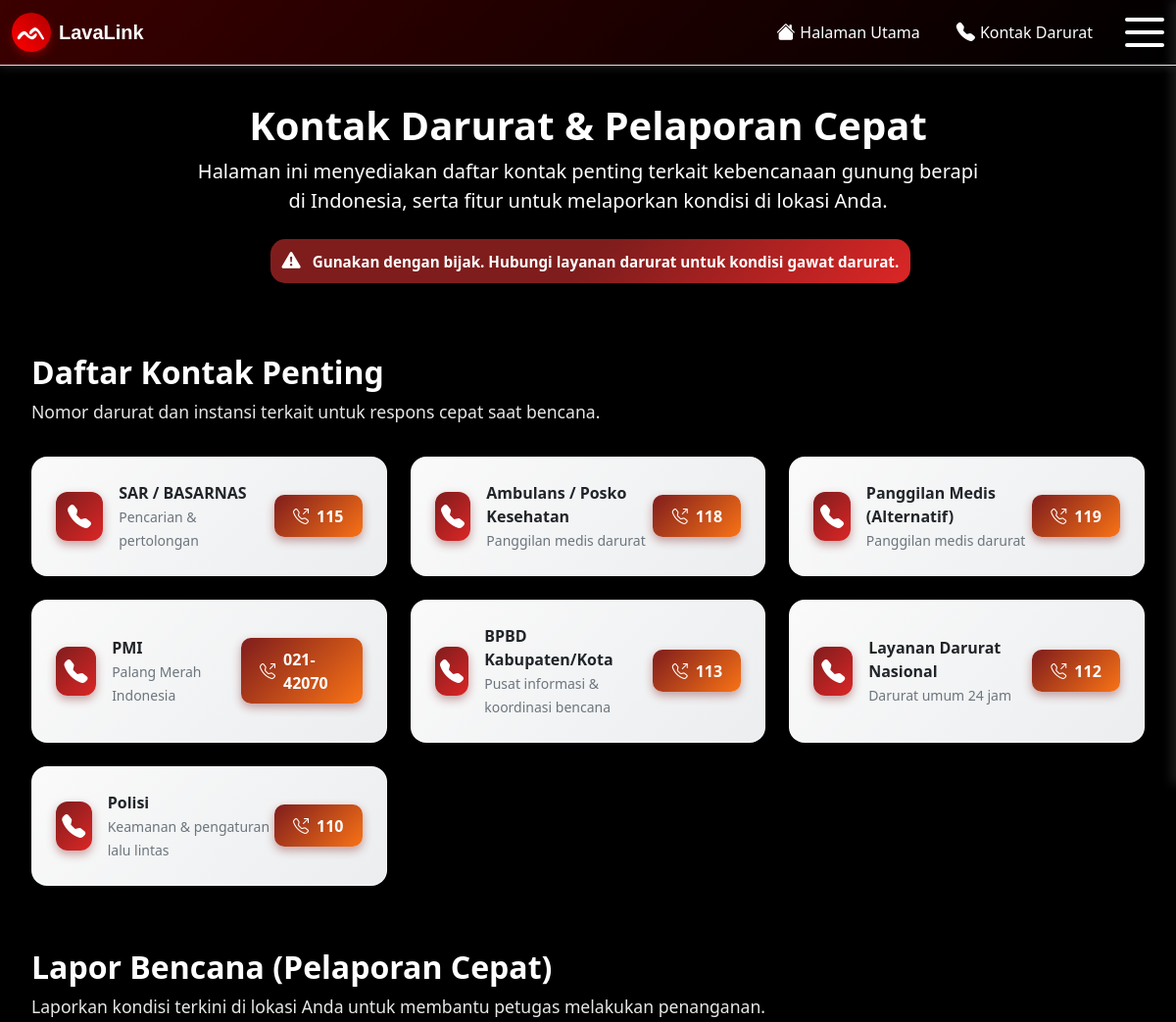
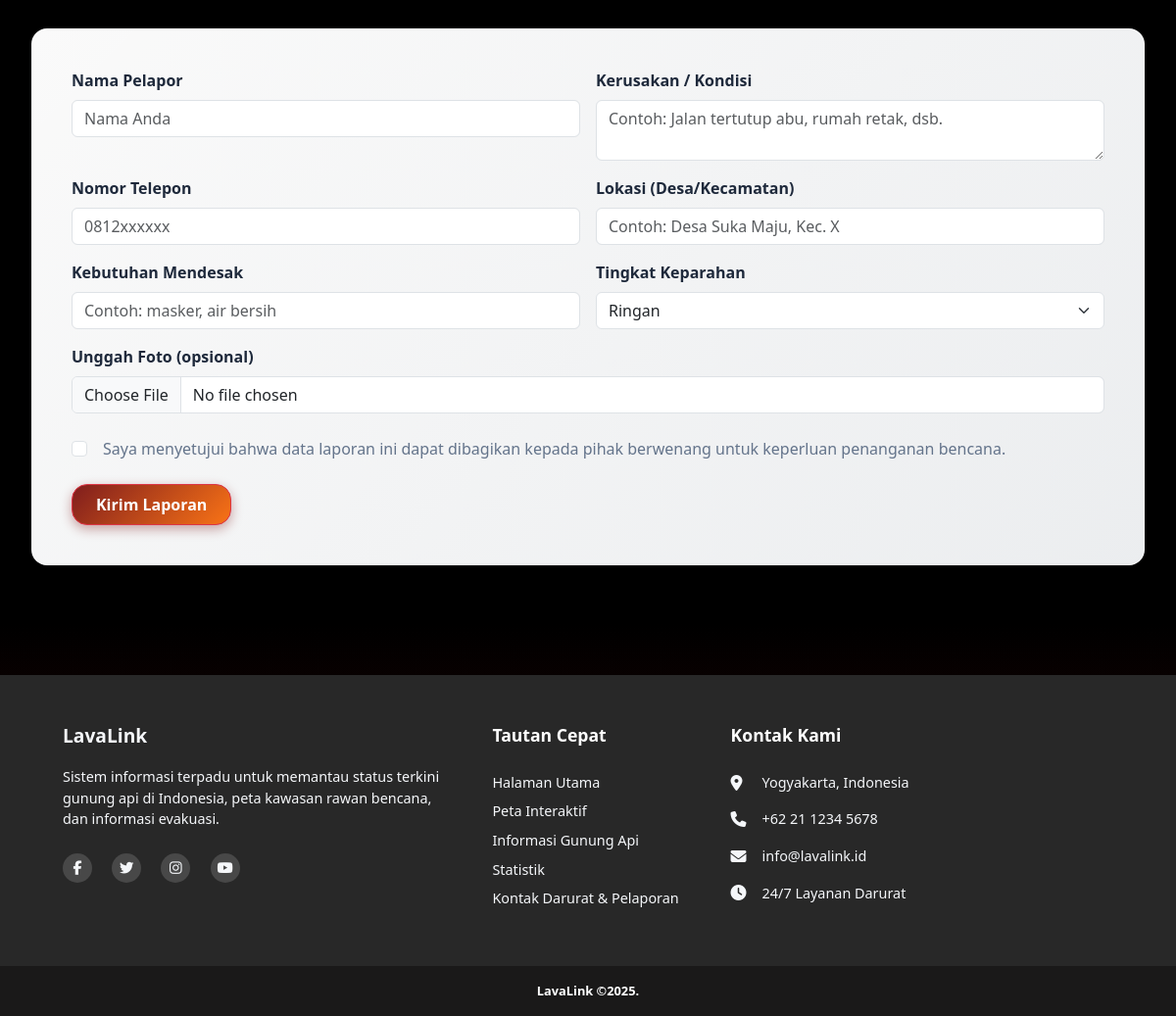
/page_kontak.php, run on the app's committed database (2 pictures, top to bottom).
### tables this page shows
CREATE TABLE `kontak_darurat` (
  `id` int(11) NOT NULL,
  `instansi` varchar(100) NOT NULL,
  `deskripsi` varchar(255) DEFAULT NULL,
  `nomor_telepon` varchar(20) NOT NULL,
  `kategori` enum('Pusat','Medis','Keamanan','SAR','Lainnya') NOT NULL,
  `wilayah` varchar(100) DEFAULT NULL
);

### page_kontak.php (the view, shortened to what this page needs)
<?php
include 'koneksi.php';
$message = "";
$nama = $telepon = $lokasi = $keparahan = $kerusakan = $kebutuhan = "";
$setuju = false;
$keparahan_selected = "Ringan";
$contacts = [];
$sql_kontak = "SELECT instansi, deskripsi, nomor_telepon FROM kontak_darurat ORDER BY FIELD(kategori, 'SAR', 'Medis', 'Pusat', 'Keamanan', 'Lainnya'), instansi ASC";
$result = $conn->query($sql_kontak);
if ($result) {
    if ($result->num_rows > 0) {
        while ($row = $result->fetch_assoc()) {
            $contacts[] = [
                $row['instansi'],
                $row['deskripsi'],
                $row['nomor_telepon']
            ];
        }
    } else {
        $contacts = [
            ["SAR / BASARNAS", "Pencarian & pertolongan", "115"],
            ["Layanan Darurat Nasional", "Darurat umum 24 jam", "112"]
        ];
    }
} else {
    $contacts = [
        ["SAR / BASARNAS", "Pencarian & pertolongan", "115"],
        ["Layanan Darurat Nasional", "Darurat umum 24 jam", "112"]
    ];
    $message .= '<div class="alert alert-warning mt-3">Gagal mengambil data kontak darurat dari database. Menggunakan data statis.</div>';
}
$nama = htmlspecialchars($nama);
$telepon = htmlspecialchars($telepon);
$lokasi = htmlspecialchars($lokasi);
$kerusakan = htmlspecialchars($kerusakan);
$kebutuhan = htmlspecialchars($kebutuhan);
?>
<!DOCTYPE html>
<html lang="id">
<head>
    <link href="https://cdn.jsdelivr.net/npm/bootstrap@5.3.3/dist/css/bootstrap.min.css" rel="stylesheet">
    <link rel="stylesheet" href="https://cdn.jsdelivr.net/npm/bootstrap-icons@1.11.3/font/bootstrap-icons.min.css">
    <link rel="stylesheet" href="styles_css/kontak.css">
</head>
<body style="background-color: black;">
    <header>
    </header>
    <main class="content-wrapper">
        <section class="header-section text-center p-4 rounded-4 mb-5">
            <h1 class="fw-bold display-6 text-white">Kontak Darurat & Pelaporan Cepat</h1>
            <p class="lead mx-auto" style="max-width: 800px; color: white">
                Halaman ini menyediakan daftar kontak penting terkait kebencanaan gunung berapi di Indonesia, serta fitur untuk melaporkan kondisi di lokasi Anda.
            </p>
            <div class="alert-warning-custom mt-4" role="alert">
                <i class="bi bi-exclamation-triangle-fill me-2"></i>
                Gunakan dengan bijak. Hubungi layanan darurat untuk kondisi gawat darurat.
            </div>
        </section>
        <section>
            <h2 class="section-title">Daftar Kontak Penting</h2>
            <p class="section-subtitle">Nomor darurat dan instansi terkait untuk respons cepat saat bencana.</p>
            <div class="contacts-grid">
                <?php
                foreach ($contacts as $c) {
                    echo '
                    <div class="contact-card">
                        <div class="contact-left">
                            <div class="contact-icon-wrapper">
                                <i class="bi bi-telephone-fill contact-icon"></i>
                            </div>
                            <div>
                                <div class="fw-semibold">' . $c[0] . '</div>
                                <small class="text-secondary">' . $c[1] . '</small>
                            </div>
                        </div>
                        <a href="tel:' . $c[2] . '" class="btn-call">
                            <i class="bi bi-telephone-outbound"></i> ' . $c[2] . '
                        </a>
                    </div>';
                }
                ?>
            </div>
        </section>
        <section>
            <h2 class="section-title">Lapor Bencana (Pelaporan Cepat)</h2>
            <p class="section-subtitle">Laporkan kondisi terkini di lokasi Anda untuk membantu petugas melakukan penanganan.</p>
            <form action="" method="POST" enctype="multipart/form-data" class="mt-4">
                <div class="row g-3">
                    <div class="col-md-6">
                        <label class="form-label">Nama Pelapor</label>
                        <input type="text" name="nama" class="form-control" placeholder="Nama Anda" value="<?= $nama ?>">
                    </div>
                    <div class="col-md-6">
                        <label class="form-label">Kerusakan / Kondisi</label>
                        <textarea name="kerusakan" class="form-control" placeholder="Contoh: Jalan tertutup abu, rumah retak, dsb."><?= $kerusakan ?></textarea>
                    </div>
                    <div class="col-md-6">
                        <label class="form-label">Nomor Telepon</label>
                        <input type="text" name="telepon" class="form-control" placeholder="0812xxxxxx" required value="<?= $telepon ?>">
                    </div>
                    <div class="col-md-6">
                        <label class="form-label">Lokasi (Desa/Kecamatan)</label>
                        <input type="text" name="lokasi" class="form-control" placeholder="Contoh: Desa Suka Maju, Kec. X" required value="<?= $lokasi ?>">
                    </div>
                    <div class="col-md-6">
                        <label class="form-label">Kebutuhan Mendesak</label>
                        <input type="text" name="kebutuhan" class="form-control" placeholder="Contoh: masker, air bersih" value="<?= $kebutuhan ?>">
                    </div>
                    <div class="col-md-6">
                        <label class="form-label">Tingkat Keparahan</label>
                        <select name="keparahan" class="form-select">
                            <?php
                            $opsi_lvl = ["Ringan", "Sedang", "Berat"];
                            foreach ($opsi_lvl as $o) {
                                $sel = $keparahan_selected == $o ? "selected" : "";
                                echo "<option $sel>$o</option>";
                            }
                            ?>
                        </select>
                    </div>
                    <div class="col-12">
                        <label class="form-label">Unggah Foto (opsional)</label>
                        <input type="file" name="foto" class="form-control" accept="image/*">
                    </div>
                </div>
                <div class="form-check mt-4 mb-4">
                    <input type="checkbox" name="setuju" id="setuju" class="form-check-input" <?= $setuju ? "checked" : "" ?> required>
                    <label class="form-check-label" for="setuju">
                        Saya menyetujui bahwa data laporan ini dapat dibagikan kepada pihak berwenang untuk keperluan penanganan bencana.
                    </label>
                </div>
                <button class="btn btn-danger rounded-4 px-4 py-2 fw-semibold" type="submit">Kirim Laporan</button>
            </form>
        </section>
    </main>
    <footer>
    </footer>
</body>
</html>

### styles_css/kontak.css (style rules this page uses)
:root { --primary-red: #991b1b; --primary-dark: #7f1d1d; --secondary-red: #dc2626; --accent-orange: #f97316; --accent-amber: #d97706; --bg-light: #f8fafc; --bg-white: #ffffff; --text-primary: #1e293b; --text-secondary: #64748b; --border-color: #e2e8f0; --shadow-sm: 0 1px 3px rgba(0, 0, 0, 0.1); --shadow-md: 0 4px 6px rgba(0, 0, 0, 0.1); --shadow-lg: 0 10px 25px rgba(0, 0, 0, 0.15); }
body { background: linear-gradient( 135deg, #7f1d1d 0%, #991b1b 30%, #b91c1c 60%, #dc2626 100% ); background-attachment: fixed; min-height: 100vh; position: relative; color: var(--text-primary); font-family: "Segoe UI", Tahoma, Geneva, Verdana, sans-serif; }
body::before { content: ""; position: fixed; bottom: 0; left: 0; right: 0; height: 400px; z-index: 0; pointer-events: none; }
.content-wrapper { max-width: 1200px; margin: 2rem auto; padding: 2rem; position: relative; z-index: 1; }
.alert-warning-custom { color: #ffffffff; background: linear-gradient( 135deg, var(--primary-dark) 50%, var(--secondary-red) 100% ); border-radius: 15px; padding: 0.5rem; text-align: center; font-weight: 600; font-size: 0.95rem; top: 70px; margin-left: 220px; width: 60%; z-index: 9998; }
.alert-warning-custom i { font-size: 1.2rem; animation: pulse 2s infinite; }
.section-title { color: var(--bg-white); font-size: 2rem; font-weight: 700; margin-bottom: 0.5rem; text-shadow: 2px 2px 4px rgba(0, 0, 0, 0.3); }
.section-subtitle { color: rgba(255, 255, 255, 0.9); font-size: 1.1rem; margin-bottom: 2rem; text-shadow: 1px 1px 2px rgba(0, 0, 0, 0.2); }
.contacts-grid { display: grid; grid-template-columns: repeat(auto-fit, minmax(300px, 1fr)); gap: 1.5rem; margin-bottom: 4rem; }
.contact-card { background: linear-gradient( 135deg, rgba(255, 255, 255, 0.98) 0%, rgba(248, 250, 252, 0.95) 100% ); backdrop-filter: blur(10px); border: 1px solid rgba(255, 255, 255, 0.5); border-radius: 16px; padding: 1.5rem; display: flex; justify-content: space-between; align-items: center; box-shadow: var(--shadow-md); transition: all 0.3s ease; }
.contact-left { display: flex; align-items: center; gap: 1rem; }
.contact-icon-wrapper { background: linear-gradient( 135deg, var(--primary-dark) 0%, var(--secondary-red) 100% ); width: 50px; height: 50px; border-radius: 12px; display: flex; align-items: center; justify-content: center; box-shadow: 0 4px 10px rgba(127, 29, 29, 0.4); }
.contact-icon { color: white; font-size: 1.5rem; }
.btn-call { background: linear-gradient( 135deg, var(--primary-dark) 0%, var(--accent-orange) 100% ); color: white; border: none; border-radius: 10px; padding: 0.6rem 1.2rem; font-weight: 600; text-decoration: none; display: inline-flex; align-items: center; gap: 0.5rem; transition: all 0.3s ease; box-shadow: 0 4px 10px rgba(127, 29, 29, 0.4); }
section form { background: linear-gradient( 135deg, rgba(255, 255, 255, 0.98) 0%, rgba(248, 250, 252, 0.95) 100% ); backdrop-filter: blur(10px); border: 1px solid rgba(255, 255, 255, 0.5); border-radius: 16px; padding: 2.5rem; box-shadow: var(--shadow-lg); margin-top: 2rem; }
.form-label { color: var(--text-primary); font-weight: 600; margin-bottom: 0.5rem; }
.form-control, .form-select { border: 2px solid var(--border-color); border-radius: 10px; padding: 0.75rem 1rem; transition: all 0.3s ease; background-color: var(--bg-white); }
.form-check-input { width: 1.25rem; height: 1.25rem; border: 2px solid var(--border-color); border-radius: 6px; }
.form-check-label { color: var(--text-secondary); margin-left: 0.5rem; }
.btn-danger { background: linear-gradient( 135deg, var(--primary-dark) 0%, var(--accent-orange) 100% ); border: none; box-shadow: 0 4px 12px rgba(127, 29, 29, 0.4); transition: all 0.3s ease; font-size: 1.1rem; }

### data on the page
kontak_darurat: instansi "SAR / BASARNAS", deskripsi "Pencarian & pertolongan", nomor_telepon "115"
kontak_darurat: instansi "Ambulans / Posko Kesehatan", deskripsi "Panggilan medis darurat", nomor_telepon "118"
kontak_darurat: instansi "Panggilan Medis (Alternatif)", deskripsi "Panggilan medis darurat", nomor_telepon "119"
kontak_darurat: instansi "PMI", deskripsi "Palang Merah Indonesia", nomor_telepon "021-42070"
kontak_darurat: instansi "BPBD Kabupaten/Kota", deskripsi "Pusat informasi & koordinasi bencana", nomor_telepon "113"
kontak_darurat: instansi "Layanan Darurat Nasional", deskripsi "Darurat umum 24 jam", nomor_telepon "112"
kontak_darurat: instansi "Polisi", deskripsi "Keamanan & pengaturan lalu lintas", nomor_telepon "110"

### other printed values
form field keparahan "Ringan"
